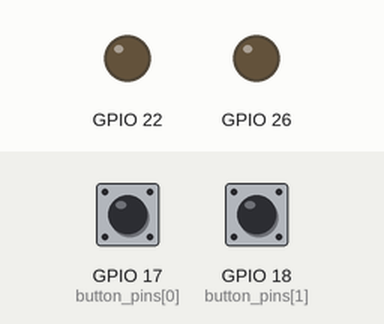
A program run on a simulated Raspberry Pi (BCM pin numbers). Shown: output pins drawn as LEDs (lit = HIGH). The inputs (shaded band) are chosen by the test bench; at power-on: GPIO 17 (button_pins[0]) LOW, GPIO 18 (button_pins[1]) LOW. What the program prints to the terminal is not drawn.

Above: at 1.2 s.
1.3 s: GPIO 17 (button_pins[0]) pulled HIGH for 0.15 s
At 1.8 s:
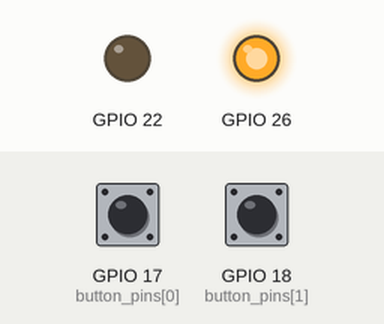
2.9 s: GPIO 18 (button_pins[1]) pulled HIGH for 0.15 s
At 4.1 s:
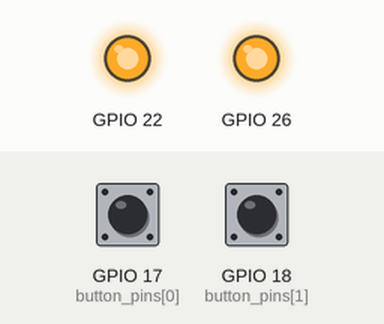
4.5 s: GPIO 17 (button_pins[0]) pulled HIGH for 1 s
At 5.4 s:
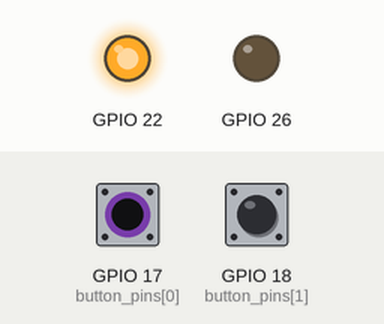
7.0 s: GPIO 17 (button_pins[0]) pulled HIGH for 3.2 s
At 7.3 s:
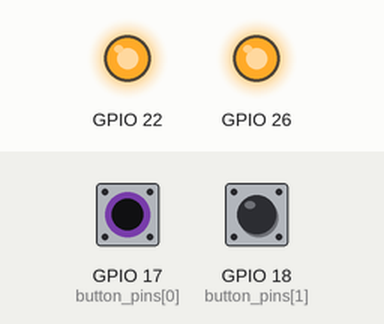
11.7 s: GPIO 18 (button_pins[1]) pulled HIGH for 1 s
At 12.1 s:
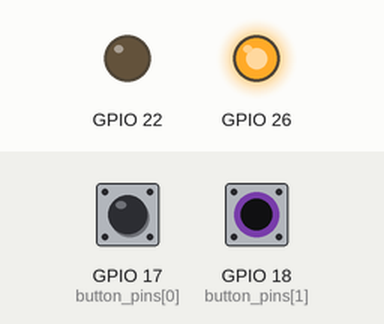
Timing chart, 0 to 14.7 s (numbered marks = the images above; inputs shaded):
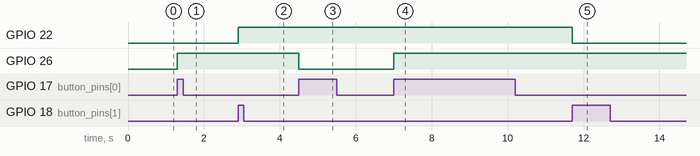

Measured:
- after the input at 1.3 s, GPIO 26: LOW → HIGH at once
- after the input at 2.9 s, GPIO 22: LOW → HIGH at once
- after the input at 4.5 s, GPIO 26: HIGH → LOW at once
- after the input at 7.0 s, GPIO 26: LOW → HIGH at once
- after the input at 11.7 s, GPIO 22: HIGH → LOW at once

The program:

GPIOControl.py
```python
import RPi.GPIO as GPIO
import time

# 设置 GPIO 模式为 BCM
GPIO.setmode(GPIO.BCM)

# 定义按钮和 LED 的引脚
button_pins = [17, 18]  # 按钮连接到 GPIO 17 和 GPIO 18
led_pins = [26, 22]     # LED 连接到 GPIO 26 和 GPIO 22

# 设置按钮引脚为输入，并启用下拉电阻
for pin in button_pins:
    GPIO.setup(pin, GPIO.IN, pull_up_down=GPIO.PUD_DOWN)

# 设置 LED 引脚为输出
for pin in led_pins:
    GPIO.setup(pin, GPIO.OUT)
    GPIO.output(pin, GPIO.LOW)  # 初始状态为关闭

# 定义按钮按下的回调函数
def button_callback(channel):
    print(f"按钮 {channel} 被按下")
    # 根据按钮按下控制对应的 LED
    if channel == 17:
        GPIO.output(26, not GPIO.input(26))  # 切换 GPIO 26 的状态
    elif channel == 18:
        GPIO.output(22, not GPIO.input(22))  # 切换 GPIO 22 的状态

# 为每个按钮添加事件检测
for pin in button_pins:
    GPIO.add_event_detect(pin, GPIO.RISING, callback=button_callback, bouncetime=200)

# 主循环
try:
    print("按下按钮来控制 LED...")
    while True:
        time.sleep(1)  # 保持程序运行
except KeyboardInterrupt:
    print("程序已退出")
finally:
    GPIO.cleanup()  # 清理 GPIO 设置
```
